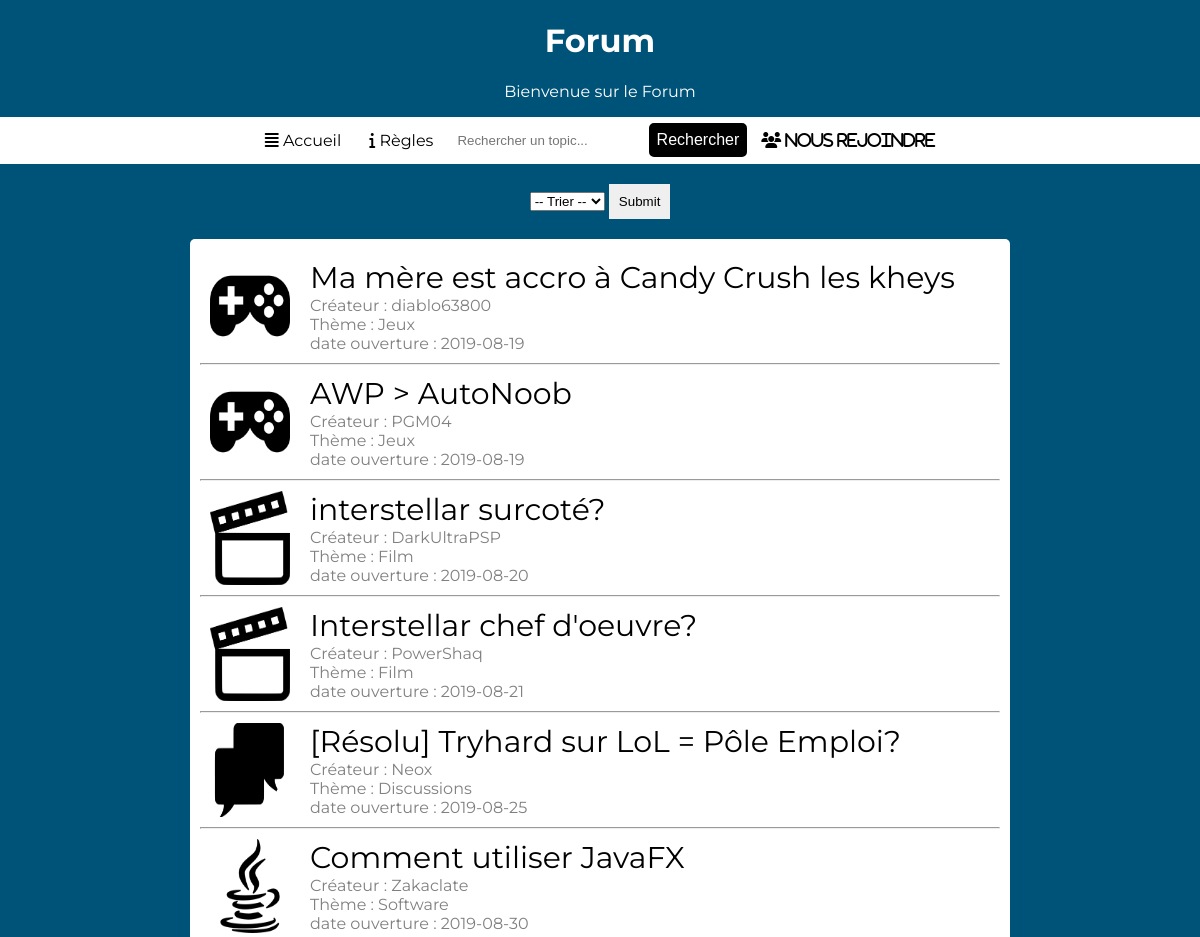
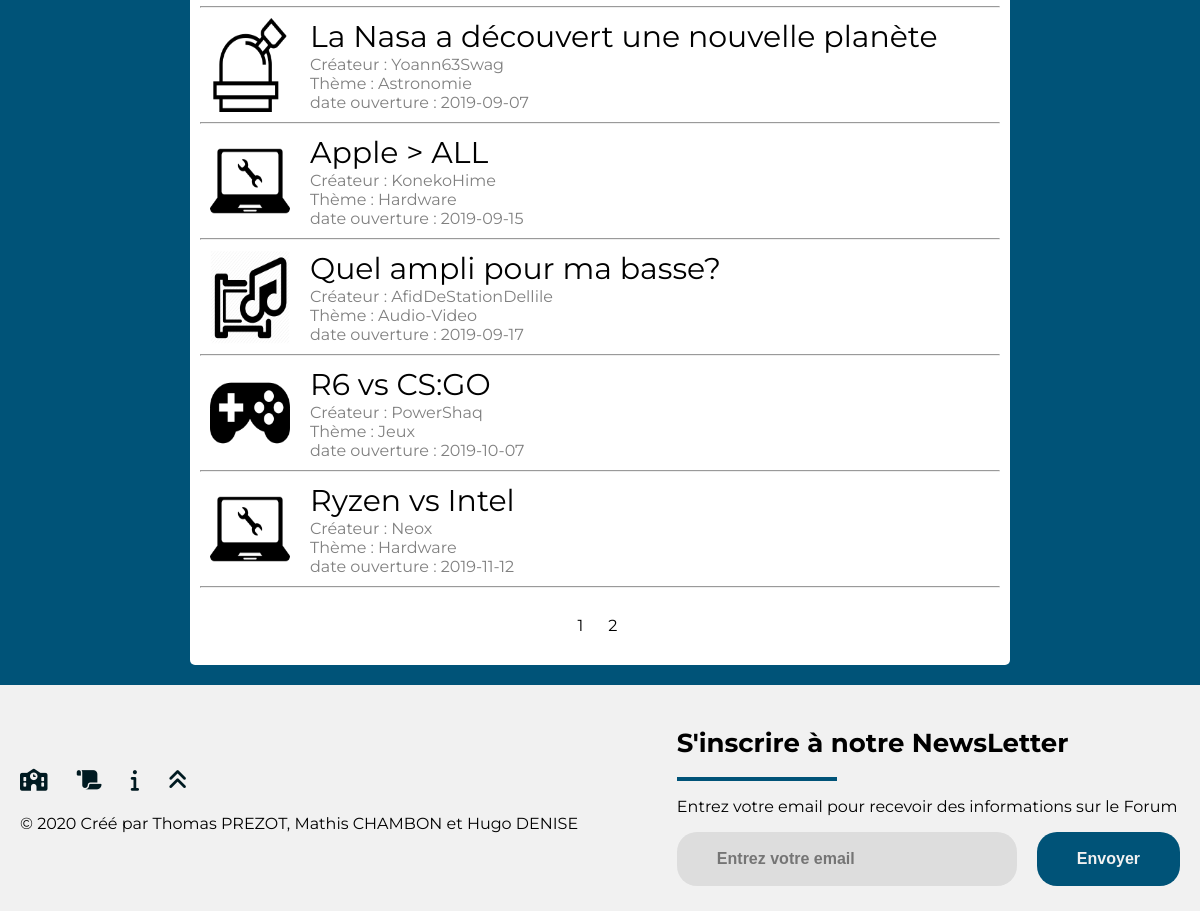
The page / on the database its author committed (2 pictures, top to bottom).
### tables this page shows
CREATE TABLE FilDeDiscussion
(
idFilDeDiscussion INT(11) NOT NULL AUTO_INCREMENT,
isFilDeDiscussionClos TINYINT,
titreFilDeDiscussion VARCHAR(64),
dateOuverture DATE,
Theme VARCHAR(64),
idCreateur INT(11),
idMessage INT(11),
PRIMARY KEY(idFilDeDiscussion)
);

CREATE TABLE Compte
(
idCompte INT(11) NOT NULL AUTO_INCREMENT,
isCompteBanni TINYINT,
isCompteAdmin TINYINT,
dateDebutBan DATE,
dateFinBan DATE,
raisonBan VARCHAR(64),
motDePasse VARCHAR(64),
login VARCHAR(64),
dateCreation DATE,
nomCompte VARCHAR(64),
idMessage INT(11),
connexion TINYINT,
email VARCHAR(64),
PRIMARY KEY(idCompte)
);

### data/fildediscussion.php (called while the page is built, shortened)
<?php
    class FilDeDiscussion
    {
        private $idFilDeDiscussion;
        private $isFilDeDiscussionClos;
        private $titreFilDeDiscussion;
        private $dateCreation;
        private $theme;
        public function getIsFilDeDiscussionClos() {
            return $this->isFilDeDiscussionClos;
        }
        public function getIdFilDeDiscussion() {
            return $this->idFilDeDiscussion;
        }
        public function getTitreFilDeDiscussion() {
            return $this->titreFilDeDiscussion;
        }
        public function getDateCreation() {
            return $this->dateCreation;
        }
        public function getThemeFilDeDiscussion() {
            return $this->theme;
        }
        public function setIdFilDeDiscussion($idFilDeDiscussion) {
            $this->idFilDeDiscussion = $idFilDeDiscussion;
        }
        public function setTitreFilDeDiscussion($titreFilDeDiscussion) {
            $this->titreFilDeDiscussion = $titreFilDeDiscussion;
        }
        public function setDateCreation($dateCreation) {
            $this->dateCreation = $dateCreation;
        }
        public function setThemeFilDeDiscussion($theme) {
            $this->theme = $theme;
        }
        public function getIdFilDeDiscussionWithId($idFilDeDiscussion)
        {
            $bdd=DatabaseLinker::getConnexion();
            $state = $bdd->prepare("SELECT * FROM FilDeDiscussion WHERE idFilDeDiscussion=?");
            $state->bindParam(1,$idFilDeDiscussion);
            $state->execute();
            $resultat = $state->fetchAll();
            foreach ($resultat as $ligneResultat)
            {
                $this->idFilDeDiscussion = $ligneResultat["idFilDeDiscussion"];
                $this->dateCreation = $ligneResultat["dateOuverture"];
                $this->titreFilDeDiscussion = $ligneResultat["titreFilDeDiscussion"];
                $this->theme = $ligneResultat["Theme"];
                $this->isFilDeDiscussionClos = $ligneResultat["isFilDeDiscussionClos"];
            }
        }
        public static function getAllFilDeDiscussion($typeTri)
        {
            $tab= array();
            $connex=DatabaseLinker::getConnexion();
            $state=$connex->prepare("SELECT * FROM FilDeDiscussion ORDER BY ".$typeTri);
            $state->execute();
            $result = $state->fetchALL();
            foreach ($result as $ligneResult)
            {
                $user = new FilDeDiscussion();
                $user->setIdFilDeDiscussion($ligneResult["idFilDeDiscussion"]);
                $user->setDateCreation($ligneResult["dateOuverture"]);
                $user->setTitreFilDeDiscussion($ligneResult["titreFilDeDiscussion"]);
                $user->setThemeFilDeDiscussion($ligneResult["Theme"]);
                $user->setIsFilDeDiscussionClos($ligneResult["isFilDeDiscussionClos"]);
                $user->setIdCreateur($ligneResult["idCreateur"]);
                $tab[] = $user;
            }
            return $tab;
        }
        public static function getCreateurWithId($idCreateur)
        {
            $bdd=DatabaseLinker::getConnexion();
            $state = $bdd->prepare("SELECT nomCompte FROM Compte INNER JOIN FilDeDiscussion ON FilDeDiscussion.idCreateur = Compte.idCompte WHERE idFilDeDiscussion=?");
            $state->bindParam(1,$idCreateur);
            $state->execute();
            $resultat = $state->fetchAll();
            $compte = new Compte();
            foreach ($resultat as $ligneResultat)
            {
                $compte->setNomCompte($ligneResultat["nomCompte"]);
            }
            return $compte;
        }
    }
?>

### data/compte.php (called while the page is built, shortened)
<?php
    class Compte
    {
        private $nomCompte;
        function getNomCompte() {
            return $this->nomCompte;
        }
        function setNomCompte($nomCompte) {
            $this->nomCompte = $nomCompte;
        }
    }
?>

### index.php (the view, shortened to what this page needs)
<?php
	include("header.php");
?>
<?php
	if (isset($_SESSION["idUser"]))
	{
		include("BarreDeNavCo.php");
?>
		<?php
		if (!empty($_POST["delete"]))
		{
			fildediscussionManager::deleteFilDeDiscussion($_POST["delete"]);
		}
		if (!empty($_POST["clore"]))
		{
		}
		?>
		<FORM method="GET" class="formTri">
			<SELECT name="typeTri" size="1">
				<OPTION>-- Trier --
				<OPTION value="date">Date
				<OPTION value="nom">Nom
				<OPTION value = "theme">Theme
			</SELECT>
			<input type="submit" name="trier">
		</FORM>
		<div class="page">
		<div class="contentPage">
			<div class="milieu">
		        <?php
		        $typeTriFilDeDiscussion = "dateOuverture ASC";
		        if (!empty($_GET["typeTri"])){
		        	switch($_GET["typeTri"])
		        	{
		        		case "date" :
		        			$typeTriFilDeDiscussion = "dateOuverture ASC";
		        			break;
		        		case "nom" :
		        			$typeTriFilDeDiscussion = "titreFilDeDiscussion ASC";
		        			break;
		        		case "theme" :
		        			$typeTriFilDeDiscussion = "Theme ASC";
		        			break;
		        	}
		        }
					$tabFilDeDiscussion = FilDeDiscussion::getAllFilDeDiscussion($typeTriFilDeDiscussion);
					$taille = sizeof($tabFilDeDiscussion)/6;
					if (sizeof($tabFilDeDiscussion)==0)
					{
						echo "<h1>Il n'y a plus aucun fils de discussion actuellement !</h1>";
						echo '<a href = ""><h2>Créez-en un des maintenant</h2>';
					}
						foreach ($tabFilDeDiscussion as $fildediscussion)
			            {
		            		$createur = FilDeDiscussion::getCreateurWithId($fildediscussion->getIdFilDeDiscussion());
					        echo '<a class="lien" href="Forum.php?index='.$fildediscussion->getIdFilDeDiscussion().'">';
								echo '<div class="box">';
									echo '<div class="Content">';
										echo '<img class="imageTheme" src="image/Theme/'.$fildediscussion->getThemeFilDeDiscussion().'.png">';
										echo '<div>';
											$fdd = new FilDeDiscussion();
											$fdd->getIdFilDeDiscussionWithId($fildediscussion->getIdFilDeDiscussion());
											echo '<div class="titre">';
											if ($fdd->getIsFilDeDiscussionClos())
											{
												echo "[Résolu] ";
											}
											echo $fildediscussion->getTitreFilDeDiscussion().'</div>';
											echo '<div class="sousTitre">'.'Créateur : '.$createur->getNomCompte().'<br> Thème : '.$fildediscussion->getThemeFilDeDiscussion().'<br> date ouverture : '.$fildediscussion->getDateCreation().'</div>';
										echo '</div>
									</div>
								</div>
							</a>';
							if (compteManager::isCompteAdmin($_SESSION["idUser"]))
							{
								?>
								<form method="POST">
									<button name="delete" <?php echo 'value="'.$fildediscussion->getIdFilDeDiscussion().'"'?>><i class="fas fa-trash-alt"></i> Supprimer</button>
									<button name="clore"><i class="far fa-window-close"></i> Clore</button>
								</form>
								<?php
							}
							else if ($_SESSION["idUser"]==$fildediscussion->getIdCreateur())
							{
								?>
								<form method="POST">
									<button name="delete" <?php echo 'value="'.$fildediscussion->getIdFilDeDiscussion().'"'?>><i class="fas fa-trash-alt"></i> Supprimer</button>
								</form>
								<?php
							}
		            	}
					?>
			</div>
			<div class="bas">
		</div>
		</div>
	</div>
			<?php
	}
	else
	{
		include("BarreDeNavNonCo.php");
	?>
		<FORM method="GET" class="formTri">
			<SELECT name="typeTri" size="1">
				<OPTION>-- Trier --
				<OPTION value="date">Date
			</SELECT>
			<input type="submit" name="trier">
		</FORM>
		<div class="page">
		<div class="contentPage">
			<div class="milieu">
		        <?php
		        $typeTriFilDeDiscussion = "dateOuverture ASC";
					$tabFilDeDiscussion = FilDeDiscussion::getAllFilDeDiscussion($typeTriFilDeDiscussion);
					$taille = sizeof($tabFilDeDiscussion)/6;
					if (empty($_GET["pages"])|| $_GET["pages"]=="1")
					{
						for ($i=1; $i < 12; $i++)
			            {
							$fildediscussion = new FilDeDiscussion();
							$fildediscussion->getIdFilDeDiscussionWithId($tabFilDeDiscussion[$i]->getIdFilDeDiscussion());
							$createur = FilDeDiscussion::getCreateurWithId($tabFilDeDiscussion[$i]->getIdFilDeDiscussion());
					        echo '<a class="lien" href="Forum.php?index='.$fildediscussion->getIdFilDeDiscussion().'">';
								echo '<div class="box">';
									echo '<div class="Content">';
										echo '<img class="imageTheme" src="image/Theme/'.$fildediscussion->getThemeFilDeDiscussion().'.png">';
										echo '<div>';
											$fdd = new FilDeDiscussion();
											$fdd->getIdFilDeDiscussionWithId($fildediscussion->getIdFilDeDiscussion());
											echo '<div class="titre">';
											if ($fdd->getIsFilDeDiscussionClos())
											{
												echo "[Résolu] ";
											}
											echo $fildediscussion->getTitreFilDeDiscussion().'</div>';
											echo '<div class="sousTitre">'.'Créateur : '.$createur->getNomCompte().'<br> Thème : '.$fildediscussion->getThemeFilDeDiscussion().'<br> date ouverture : '.$fildediscussion->getDateCreation().'</div>';
										echo '</div>
									</div>
								</div>
							</a>';
							echo '<hr>';
						}
					}
					$nbpages = $taille;
					?>
			</div>
			<div class="bas">
			<?php
		  	for ($i=1; $i < $nbpages+1; $i++)
		  	{
		  		echo '<a href="index.php?pages='.$i.'" class="nbPages">'.$i.'</a>';
		  	}
			?>
		</div>
		</div>
	</div>
	<?php
	}
	?>
<?php
	include("footer.php");
?>

### header.php (shortened to what this page needs)
<!DOCTYPE html>
<html>
<head>
    <link rel="stylesheet" href="https://kit.fontawesome.com/92920db574.js" />
    <link rel="stylesheet" href="https://use.fontawesome.com/releases/v5.3.1/css/all.css">
	<link rel="stylesheet" type="text/css" href="styleFooter.css">
</head>
<body>

### BarreDeNavNonCo.php
<div id="returnTop" class="entete">
 	<h1>Forum</h1>
	<p>Bienvenue sur le Forum</p>
</div>
<div class="barreDeNavigation">
 	<a href="index.php" ><i class="fas fa-align-justify"></i> Accueil</a>
	<a href="indexRulePage.php"><i class="fas fa-info"></i> Règles</a>
	<form method = "GET" class="search">
		<input type="search" placeholder="Rechercher un topic..." name="q">
		<button>
			Rechercher
		</button>
	</form>
	<a href="indexLogin.php"><i class="fas fa-users"> Nous rejoindre</i></a>
</div>

### footer.php
    <footer>
      <div class="footer-container">
        <div class="left-col">
          <div class="social-media">
            <a href="http://sio.jbdelasalle.com"><i class="fas fa-school"></i></a>
            <a href="indexRulePage.php"><i class="fas fa-scroll"></i></a>
            <a href="indexTeamPage.php"><i class="fas fa-info"></i></a>
            <a href="#returnTop"><i class="fas fa-angle-double-up"></i></a>
          </div>
          <p class="rights-text">© 2020 Créé par Thomas PREZOT, Mathis CHAMBON et Hugo DENISE</p>
        </div>
        <div class="right-col">
          <h1>S'inscrire à notre NewsLetter</h1>
          <div class="border"></div>
          <p>Entrez votre email pour recevoir des informations sur le Forum</p>
          <form action="" class="newsletter-form">
            <input type="text" class="txtb" placeholder="Entrez votre email">
            <input type="submit" class="btn" value="Envoyer">
          </form>
        </div>
      </div>
    </footer>
  </body>
</html>

### StyleSite.css (style rules this page uses)
body { margin:0px; background-size: contain; font-family: 'Montserrat', sans-serif; color:white; background : #005378; display: flex; flex-direction: column; }
.formTri { align-self: center; margin-top: 20px; }
.entete { text-align: center; }
.barreDeNavigation { background-color: white; display: flex; justify-content: center; }
.barreDeNavigation a { padding: 14px; color: black; text-decoration: none; align-self: center; }
button { background: black; color: white; border-radius: 5px; cursor: pointer; padding: 6px; border:none; font-size:16px; margin-top: 6px; border:solid 2px black; }
input { padding: 10px; border:none; }
.milieu { width: 800px; color:black; background-color: white; }
.box { background-color: white; display: flex; }
.Content { width: 100%; display: flex; }
.titre { text-decoration: none; font-size: 30px; }
.sousTitre { color: grey; }
.imageTheme { width: 80px; height: 100%; margin-right: 20px; }
.page { margin-top: 20px; display: flex; justify-content: center; width: 100%; flex-direction: row; margin-bottom: 20px; }
.box { margin: 10px; }
a { text-decoration:none; color: black; }
.bas { background-color: white; display: flex; justify-content: center; padding-top:10px; padding-bottom: 10px; width: 800px; }
.contentPage { border-radius: 5px; padding: 10px; display: flex; flex-direction: column; justify-content: space-between; min-height: 800px; background-color: white; }
.bas a { color: black; margin-right: 5px; text-decoration: none; border-radius: 5px; padding: 10px; }

### styleFooter.css (style rules this page uses)
body { margin: 0; padding: 0; font-family: 'Montserrat',sans-serif; }
footer { background: #f1f1f1; padding: 25px 0; }
.footer-container { margin-top: 20px; max-width: 1300px; color: black; margin: auto; padding: 0 20px; display: flex; justify-content: space-between; align-items: center; flex-wrap: wrap-reverse; }
.social-media { margin: 20px 0; }
.social-media a { color: #001a21; margin-right: 25px; font-size: 22px; text-decoration: none; transition: .3s linear; }
.right-col h1 { font-size: 26px; }
.border { width: 160px; height: 4px; background: #005378; }
.newsletter-form { display: flex; justify-content: center; align-items: center; flex-wrap: wrap; }
.txtb { flex: 1; padding: 18px 40px; font-size: 16px; color: #293043; background: #ddd; border: none; font-weight: 700; outline: none; border-radius: 20px; min-width: 260px; }
.btn { padding: 18px 40px; font-size: 16px; color: #f1f1f1; background: #005378; border: none; font-weight: 700; outline: none; border-radius: 20px; margin-left: 20px; cursor: pointer; transition: opacity .3s linear; }

### rows shown on the page
fildediscussion: Theme (picture), titreFilDeDiscussion "Ma mère est accro à Candy Crush les kheys", idCreateur.nomCompte "diablo63800", Theme "Jeux", dateOuverture "2019-08-19"
fildediscussion: Theme (picture), titreFilDeDiscussion "AWP > AutoNoob", idCreateur.nomCompte "PGM04", Theme "Jeux", dateOuverture "2019-08-19"
fildediscussion: Theme (picture), titreFilDeDiscussion "interstellar surcoté?", idCreateur.nomCompte "DarkUltraPSP", Theme "Film", dateOuverture "2019-08-20"
fildediscussion: Theme (picture), titreFilDeDiscussion "Interstellar chef d'oeuvre?", idCreateur.nomCompte "PowerShaq", Theme "Film", dateOuverture "2019-08-21"
fildediscussion: Theme (picture), isFilDeDiscussionClos "[Résolu]", titreFilDeDiscussion "Tryhard sur LoL = Pôle Emploi?", idCreateur.nomCompte "Neox", Theme "Discussions", dateOuverture "2019-08-25"
fildediscussion: Theme (picture), titreFilDeDiscussion "Comment utiliser JavaFX", idCreateur.nomCompte "Zakaclate", Theme "Software", dateOuverture "2019-08-30"
fildediscussion: Theme (picture), titreFilDeDiscussion "La Nasa a découvert une nouvelle planète", idCreateur.nomCompte "Yoann63Swag", Theme "Astronomie", dateOuverture "2019-09-07"
fildediscussion: Theme (picture), titreFilDeDiscussion "Apple > ALL", idCreateur.nomCompte "KonekoHime", Theme "Hardware", dateOuverture "2019-09-15"
fildediscussion: Theme (picture), titreFilDeDiscussion "Quel ampli pour ma basse?", idCreateur.nomCompte "AfidDeStationDellile", Theme "Audio-Video", dateOuverture "2019-09-17"
fildediscussion: Theme (picture), titreFilDeDiscussion "R6 vs CS:GO", idCreateur.nomCompte "PowerShaq", Theme "Jeux", dateOuverture "2019-10-07"
fildediscussion: Theme (picture), titreFilDeDiscussion "Ryzen vs Intel", idCreateur.nomCompte "Neox", Theme "Hardware", dateOuverture "2019-11-12"
